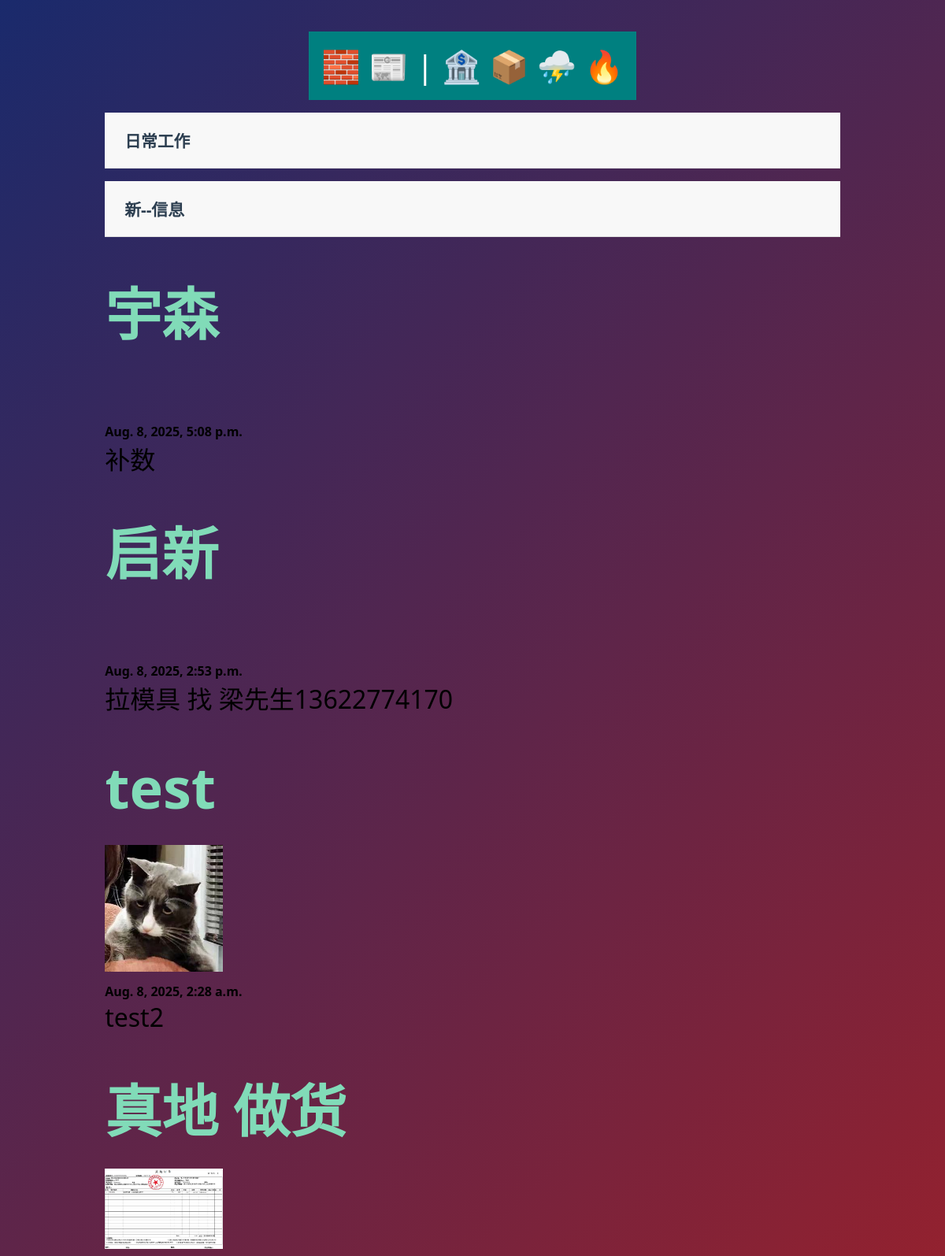
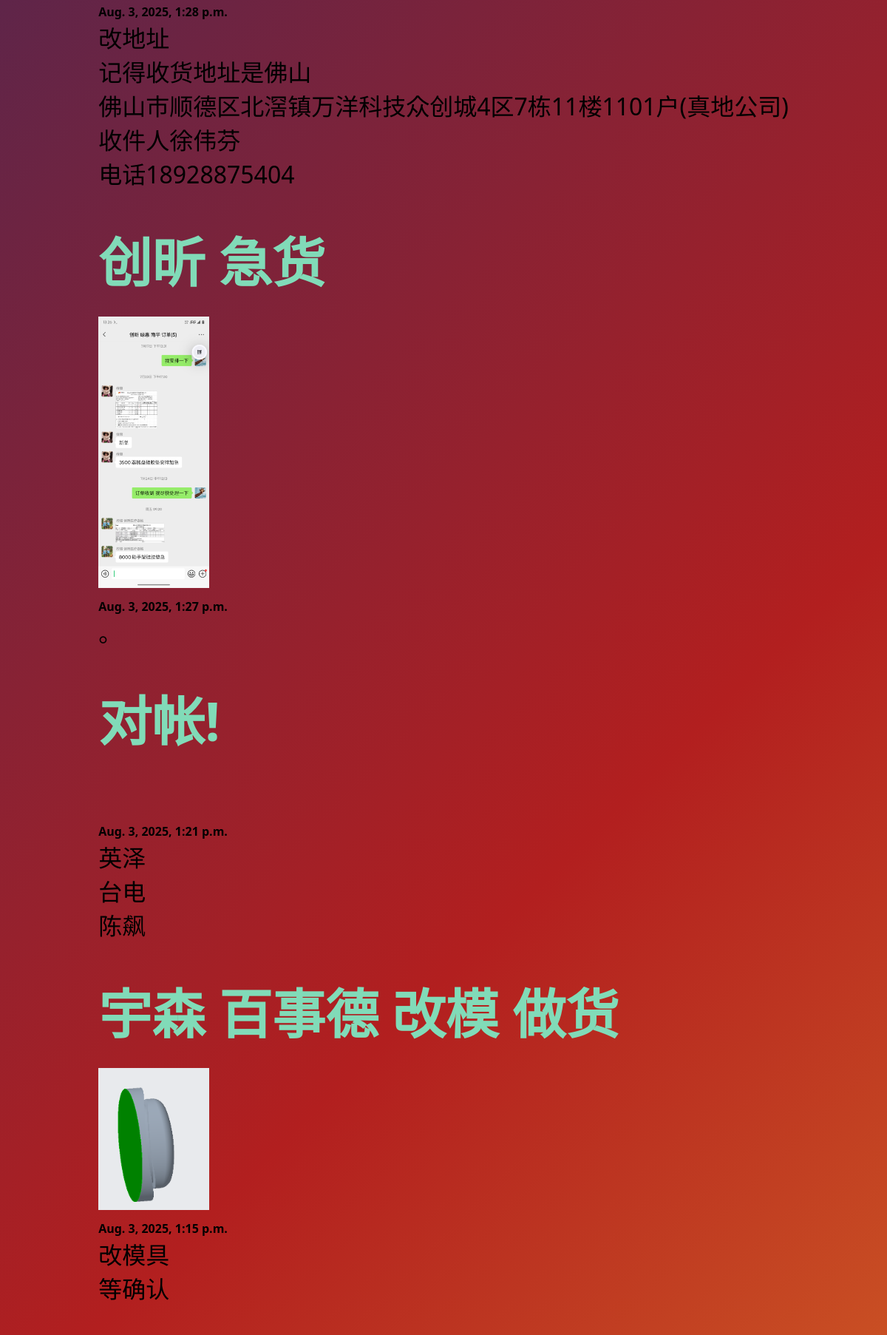
Screenshot of /DalyWork/ (upper part) with the database file from the repository (2 pictures, top to bottom).
### DalyWork/models.py (models this page shows)
class DalyWorkPost(models.Model):
    client = models.TextField()
    workduty = models.TextField()
    date = models.DateTimeField(auto_now_add=True)
    banner = models.ImageField(default='fallback.png', blank=True)
    def __str__(self):
        return self.client

### DalyWork/views.py (the view)
# urls.py: path('', views.post_list, name="list"),
def post_list(request):
    posts = AppDataModel.objects.all().order_by('-date')
    print(posts)
    form = forms.CreateInFormation()
    return render(request, f'{TemplateFileName}/posts_list.html', {'posts': posts, 'form':form})

### DalyWork/templates/DalyWorkPost/posts_list.html (shortened to what this page needs)
{% extends 'layout.html' %}
{% block content %}
    <section>
        <div class="accordion-item">
                <div class="accordion-header">
                    <div class="accordion-title">日常工作</div>
                </div>
        </div>
        <div class="accordion-item">
                <div class="accordion-header">
                    <div class="accordion-title">新--信息</div>
                </div>
            </div>
        {% for post in posts%}
        <article class="post">
            <h3>
                <a href="{% url 'DalyWorkPPP:page' pk=post.id%}">
                     {{ post.client }}
                </a>
            </h3>
            <img
                src="{{ post.banner.url }}"
                alt="{{ post.title }}"
                class="small-image"
            />
            <h2>{{ post.date }}</h2>
            <p class="pre-line">{{ post.workduty }}</p>
        </article>
        {% endfor %}
    </section>
{% endblock %}

### static/css/style.css (style rules this page uses)
* { margin: 0; padding: 0; box-sizing: border-box; font-family: 'Segoe UI', Tahoma, Geneva, Verdana, sans-serif; }
body { color: black; font-size: 3rem; background: linear-gradient(135deg, #1a2a6c, #b21f1f, #fdbb2d); min-height: 100vh; display: flex; flex-direction: column; align-items: center; padding: 40px 20px; }
section { display: flex; flex-flow: column; gap: 1rem; }
h2 { font-size: 1rem; }
p { font-size: 2rem; }
a { text-decoration: none; color: #81dbb8; }
h3 { color: #333; font-size: 1.5em; font-weight: bold; font-family: 'Arial', sans-serif; margin: 15px 0; padding: 10px 0; text-align: left; }
.accordion-item { border-bottom: 1px solid #e0e0e0; transition: all 0.3s ease; }
.accordion-header { padding: 20px 25px; background: #f8f8f8; cursor: pointer; display: flex; justify-content: space-between; align-items: center; transition: background 0.3s ease; }
.accordion-title { font-size: 1.3rem; font-weight: 600; color: #2c3e50; }

### DalyWork/templates/DalyWorkPost/posts_list.html (style rules this page uses)
.small-image { width: 150px; height: auto; }

### rows the page displays
DalyWorkPost: client "宇森", date "Aug. 8, 2025, 5:08 p.m.", workduty "补数"
DalyWorkPost: client "启新", date "Aug. 8, 2025, 2:53 p.m.", workduty "拉模具 找 梁先生13622774170"
DalyWorkPost: client "test", banner (picture), date "Aug. 8, 2025, 2:28 a.m.", workduty "test2"
DalyWorkPost: client "真地 做货", banner (picture), date "Aug. 3, 2025, 1:28 p.m.", workduty "改地址 记得收货地址是佛山 佛山市顺德区北滘镇万洋科技众创城4区7栋11楼1101户(真地公司) 收件人徐伟芬 电话18928875404"
DalyWorkPost: client "创昕 急货", banner (picture), date "Aug. 3, 2025, 1:27 p.m.", workduty "。"
DalyWorkPost: client "对帐!", date "Aug. 3, 2025, 1:21 p.m.", workduty "英泽 台电 陈飙"
DalyWorkPost: client "宇森 百事德 改模 做货", banner (picture), date "Aug. 3, 2025, 1:15 p.m.", workduty "改模具 等确认"
